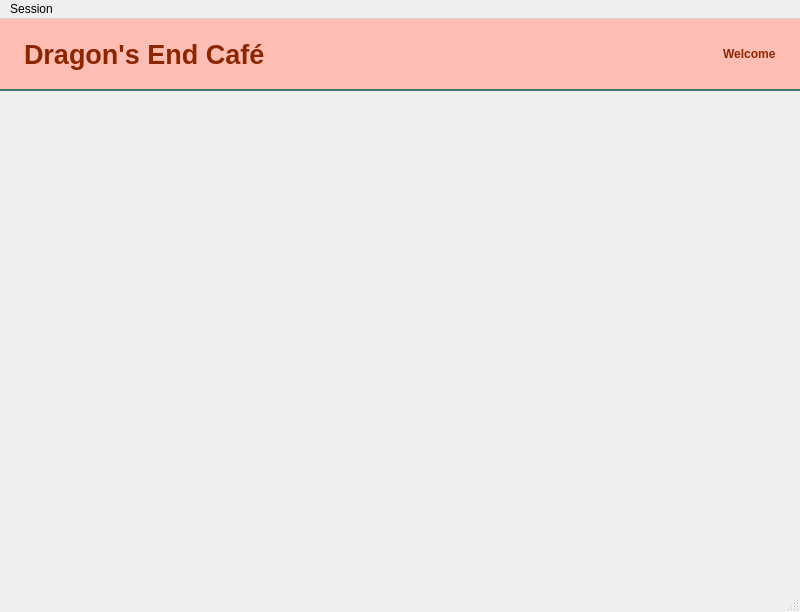
<?xml version="1.0" encoding="UTF-8"?>
<ui version="4.0">
 <class>MainWindow</class>
 <widget class="QMainWindow" name="MainWindow">
  <property name="geometry">
   <rect>
    <x>0</x>
    <y>0</y>
    <width>800</width>
    <height>612</height>
   </rect>
  </property>
  <property name="sizePolicy">
   <sizepolicy hsizetype="Expanding" vsizetype="Expanding">
    <horstretch>0</horstretch>
    <verstretch>0</verstretch>
   </sizepolicy>
  </property>
  <property name="windowTitle">
   <string>MainWindow</string>
  </property>
  <widget class="QWidget" name="centralwidget">
   <layout class="QVBoxLayout" name="verticalLayout">
    <property name="leftMargin">
     <number>0</number>
    </property>
    <property name="topMargin">
     <number>0</number>
    </property>
    <property name="rightMargin">
     <number>0</number>
    </property>
    <item>
     <widget class="QFrame" name="headerFrame">
      <property name="sizePolicy">
       <sizepolicy hsizetype="Ignored" vsizetype="Preferred">
        <horstretch>0</horstretch>
        <verstretch>0</verstretch>
       </sizepolicy>
      </property>
      <property name="minimumSize">
       <size>
        <width>0</width>
        <height>72</height>
       </size>
      </property>
      <property name="maximumSize">
       <size>
        <width>16777215</width>
        <height>72</height>
       </size>
      </property>
      <property name="styleSheet">
       <string notr="true">QFrame#headerFrame {
	background-color: #FFBDB3;
	border: none;
	border-bottom: 2px solid #43786e;
}

QLabel {
	color: #8C2600;
}</string>
      </property>
      <property name="frameShape">
       <enum>QFrame::StyledPanel</enum>
      </property>
      <property name="frameShadow">
       <enum>QFrame::Raised</enum>
      </property>
      <layout class="QHBoxLayout" name="horizontalLayout">
       <property name="leftMargin">
        <number>24</number>
       </property>
       <property name="rightMargin">
        <number>24</number>
       </property>
       <item>
        <widget class="QLabel" name="cafeLabel">
         <property name="sizePolicy">
          <sizepolicy hsizetype="Preferred" vsizetype="Preferred">
           <horstretch>0</horstretch>
           <verstretch>0</verstretch>
          </sizepolicy>
         </property>
         <property name="font">
          <font>
           <pointsize>20</pointsize>
           <weight>75</weight>
           <bold>true</bold>
          </font>
         </property>
         <property name="text">
          <string>Dragon's End Café</string>
         </property>
         <property name="scaledContents">
          <bool>true</bool>
         </property>
        </widget>
       </item>
       <item>
        <spacer name="horizontalSpacer">
         <property name="orientation">
          <enum>Qt::Horizontal</enum>
         </property>
         <property name="sizeType">
          <enum>QSizePolicy::MinimumExpanding</enum>
         </property>
         <property name="sizeHint" stdset="0">
          <size>
           <width>0</width>
           <height>20</height>
          </size>
         </property>
        </spacer>
       </item>
       <item>
        <widget class="QLabel" name="welcomeLabel">
         <property name="sizePolicy">
          <sizepolicy hsizetype="Preferred" vsizetype="Preferred">
           <horstretch>0</horstretch>
           <verstretch>0</verstretch>
          </sizepolicy>
         </property>
         <property name="font">
          <font>
           <weight>75</weight>
           <bold>true</bold>
          </font>
         </property>
         <property name="text">
          <string>Welcome</string>
         </property>
         <property name="scaledContents">
          <bool>true</bool>
         </property>
        </widget>
       </item>
      </layout>
     </widget>
    </item>
    <item>
     <widget class="QStackedWidget" name="pageStack">
      <property name="sizePolicy">
       <sizepolicy hsizetype="Preferred" vsizetype="Preferred">
        <horstretch>0</horstretch>
        <verstretch>0</verstretch>
       </sizepolicy>
      </property>
      <property name="currentIndex">
       <number>-1</number>
      </property>
     </widget>
    </item>
   </layout>
  </widget>
  <widget class="QMenuBar" name="menubar">
   <property name="geometry">
    <rect>
     <x>0</x>
     <y>0</y>
     <width>800</width>
     <height>22</height>
    </rect>
   </property>
   <widget class="QMenu" name="menuDragon_s_End_Cafe">
    <property name="title">
     <string>Session</string>
    </property>
   </widget>
   <addaction name="menuDragon_s_End_Cafe"/>
  </widget>
  <widget class="QStatusBar" name="statusbar"/>
 </widget>
 <resources/>
 <connections/>
</ui>
